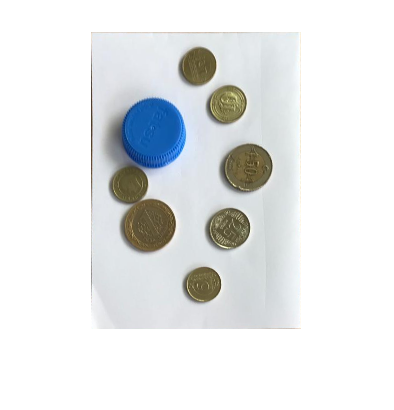
%> input picture perspektif/images/parapers.png, 394 x 410 px
$ octave sobel.m   (GNU Octave 9; MATLAB toolbox functions it lacks are replaced by stand-ins)
%> lines starting %> are read from the running program, lines starting %| are printed output that depends on the picture
A=imread('C:\Users\Asus\Desktop\çalýþan\sunum\perspektif\images\parapers.png');
%> A is the input picture: size 410x394x3 uint8; mean R, G, B 229.5, 231.7, 232.3
B=rgb2gray(A);
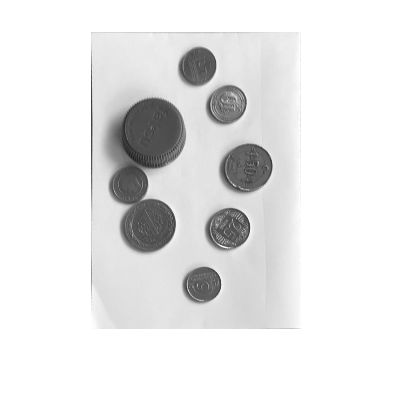
%> B: size 410x394 uint8; min 31, max 255, mean 231.1

C=double(B);


for i=1:size(C,1)-2
    for j=1:size(C,2)-2
        %Sobel mask x yönünde:
        Gx=((2*C(i+2,j+1)+C(i+2,j)+C(i+2,j+2))-(2*C(i,j+1)+C(i,j)+C(i,j+2)));
        %Sobel mask for y-yönünde:
        Gy=((2*C(i+1,j+2)+C(i,j+2)+C(i+2,j+2))-(2*C(i+1,j)+C(i,j)+C(i+2,j)));

        %görüntünün gradiyenti

        B(i,j)=sqrt(Gx.^2+Gy.^2);

    end
end
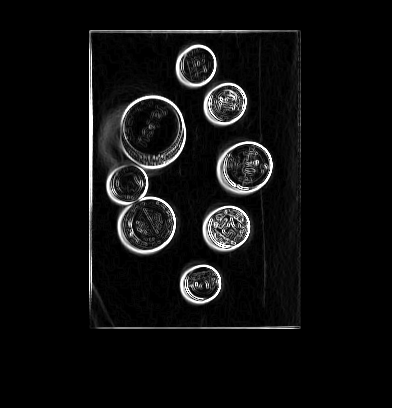
%> B: size 410x394 uint8; min 0, max 255, mean 16.4
figure,imshow(B); title('Sobel filtresi')

$ run again, with perspektif/images/denedene.png copied over perspektif/images/parapers.png
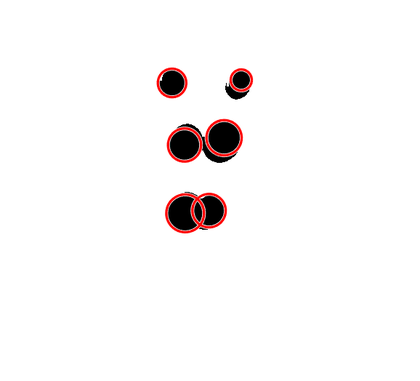
%> input picture perspektif/images/denedene.png, 420 x 381 px, shrunk from 578 x 524 before the run
%> A is the input picture: size 381x420x3 uint8; mean R, G, B 248.7, 246.5, 246.5
%> after the loop `for i=1:size(C,1)-2`:
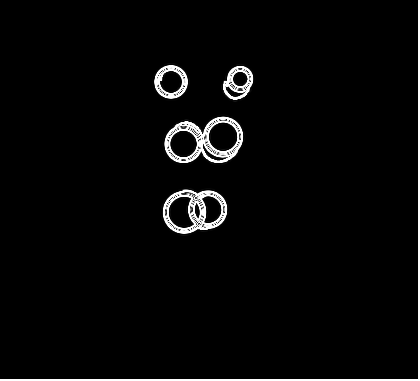
%> B: size 381x420 uint8; min 0, max 255, mean 8.1
